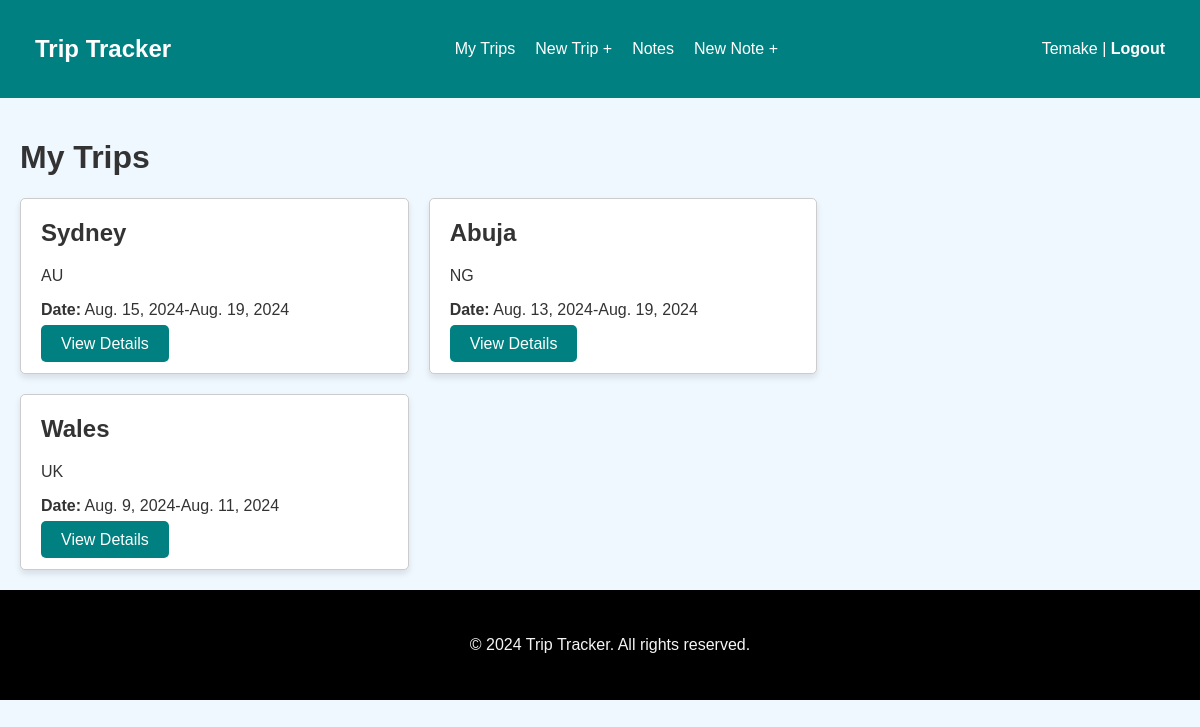
The app's page /dashboard/ (signed in) with its own data.
### tripp/models.py (models this page shows, shortened)
class Trip(models.Model):
    city  = models.CharField(max_length=20)
    country =models.CharField( max_length=2)
    start_date=models.DateField(null=True, blank=True)
    end_date=models.DateField(null=True, blank=True)
    owner = models.ForeignKey(user,  on_delete=models.CASCADE, related_name='trips')

### tripp/views.py (the view)
# urls.py: path('dashboard/',tripslist, name= 'trip-list'),
def tripslist(request):
    trips = Trip.objects.filter(owner=request.user)
    context={
        'trips':trips
    }
    return render (request,'tripp/trip_list.html',context)

### tripp/templates/tripp/trip_list.html (shortened to what this page needs)
{% extends 'tripp/_base.html' %}
{% load static %}
{% block content %}
<link rel="stylesheet" href="{% static 'tripp/sty.css' %}">
<h1>My Trips</h1>
<div class="trip-list">
    {% for trip in trips %}
    <div class="trip-item">
        <h2>{{ trip.city }}</h2>
        <p>{{ trip.country }}</p>
        <p><strong>Date:</strong> {{ trip.start_date}}-{{trip.end_date}}</p>
        <a href="{% url 'trip-detail' trip.id  %}" class="btn">View Details</a>
    </div>
    {% endfor %}
</div>
{% endblock %}

### tripp/templates/tripp/_base.html (shortened to what this page needs)
{% load static %}
<html lang="en">
<head>
    <link rel="stylesheet" href="{% static 'tripp/index.css' %}">
</head>
<body>
    <nav class="navbar">
        <div class="container">
            <div class="navbar-brand">
                <a href="{% url 'home' %}">Trip Tracker</a>
            </div>
            <div class="navbar-links">
                <ul>
                    <li><a href="{% url 'trip-list' %}">My Trips</a></li>
                    <li><a href="{% url 'trip-create' %}">New Trip +</a></li>
                    <li><a href="{% url 'note-list' %}">Notes</a></li>
                    <li><a href="{% url 'note-create' %}">New Note +</a></li>
                </ul>
            </div>
            <div class="navbar-user">
                <span>{{ user.username }}</span> | <a href="{% url 'logout' %}">Logout</a>
            </div>
        </div>
    </nav>
    <main class="container">
        {% block content %}
        {% endblock %}
    </main>
    <footer class="footer">
        <div class="container">
            <p>&copy; 2024 Trip Tracker. All rights reserved.</p>
        </div>
    </footer>
</body>
</html>

### tripp/static/tripp/index.css (style rules this page uses)
body { font-family: Arial, sans-serif; margin: 0; padding: 0; background-color: #f0f8ff; color: #333; }
.navbar { background-color: #008080; color: white; padding: 15px; }
.navbar .container { display: flex; justify-content: space-between; align-items: center; }
.navbar-brand a { color: white; text-decoration: none; font-size: 1.5em; font-weight: bold; }
.navbar-links ul { list-style-type: none; margin: 0; padding: 0; display: flex; }
.navbar-links li { margin-left: 20px; }
.navbar-links a { color: white; text-decoration: none; font-size: 1em; transition: transform 0.2s ease-in-out; }
.navbar-user { color: white; }
.navbar-user a { color: white; text-decoration: none; font-weight: bold; }
.container { max-width: 1200px; margin: 0 auto; padding: 20px; }
.footer { background-color:black; color: whitesmoke; padding: 10px; text-align: center; position: sticky; width: 100%; }

### tripp/static/tripp/sty.css (style rules this page uses)
.trip-list { display: flex; flex-wrap: wrap; gap: 20px; }
.trip-item { background-color: white; border: 1px solid #ccc; border-radius: 5px; padding: 20px; width: calc(33.333% - 40px); box-shadow: 0 4px 6px rgba(0, 0, 0, 0.1); }
.trip-item h2 { margin-top: 0; }
.btn { background-color: #008080; color: white; padding: 10px 20px; text-decoration: none; border-radius: 5px; }

### records on screen
Trip: city "Sydney", country "AU", start_date "Aug. 15, 2024", end_date "Aug. 19, 2024"
Trip: city "Abuja", country "NG", start_date "Aug. 13, 2024", end_date "Aug. 19, 2024"
Trip: city "Wales", country "UK", start_date "Aug. 9, 2024", end_date "Aug. 11, 2024"

### other values on screen
{{ user.username }} "Temake"
